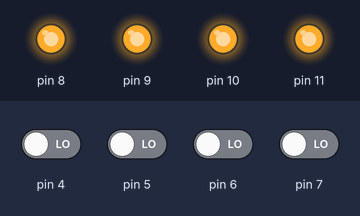
The program below on a simulated Arduino Uno, built with avr-gcc and run on an emulated ATmega328P. Shown: output pins drawn as LEDs (lit = HIGH). The inputs (shaded band) are chosen by the test bench; at power-on: pin 4–7 LOW.

Above: at 0.8 s.
0.9 s: pin 4 driven HIGH
At 1.4 s:
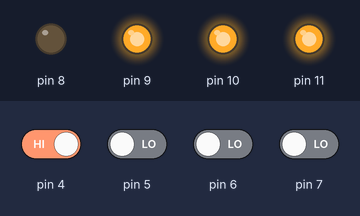
2.4 s: pin 5 driven HIGH
At 3.6 s:
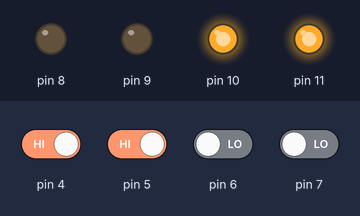
3.9 s: pin 6 driven HIGH
At 4.8 s:
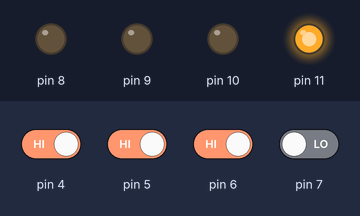
5.4 s: pin 7 driven HIGH
At 6.0 s:
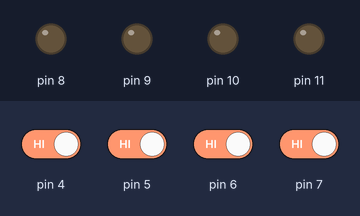
6.9 s: pin 4 driven LOW
At 8.1 s:
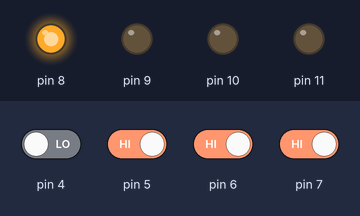
8.4 s: pin 5 driven LOW
At 9.5 s:
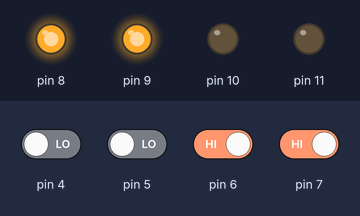
Timing chart, 0 to 10.9 s (numbered marks = the images above; inputs shaded):
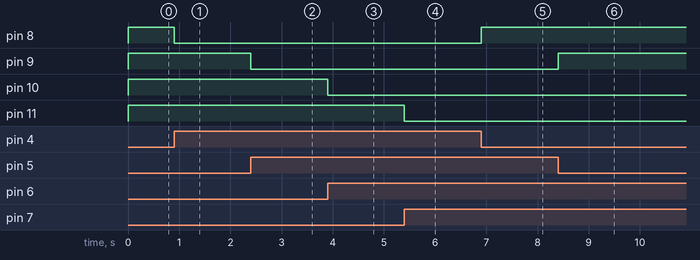

Measured:
- after the input at 0.9 s, pin 8: HIGH → LOW at once
- after the input at 2.4 s, pin 9: HIGH → LOW at once
- after the input at 3.9 s, pin 10: HIGH → LOW at once
- after the input at 5.4 s, pin 11: HIGH → LOW at once
- after the input at 6.9 s, pin 8: LOW → HIGH at once
- after the input at 8.4 s, pin 9: LOW → HIGH at once

The program:

main.cpp
```cpp
#include <Arduino.h>

#define bot1 ((PIND >> 4) & 0x01)
#define bot2 ((PIND >> 5) & 0x01)
#define bot3 ((PIND >> 6) & 0x01)
#define bot4 ((PIND >> 7) & 0x01)

#define prender(PORT, PIN) (PORT |= 1 << PIN)
#define apagar(PORT, PIN) (PORT &= ~(1 << PIN))

int main(){
  DDRD &= 0x0F;
  DDRB |= 0x0F;

  while(1){
    if (bot1==0)
    {
      prender(PORTB,0);
    }
    else{
     apagar(PORTB,0);
    }

    if (bot2==0)
    {
      prender(PORTB,1);
    }
    else{
    apagar(PORTB,1);

    }

    if (bot3==0)
    {
      prender(PORTB,2);
    }
    else{
    apagar(PORTB,2);
    }

    if (bot4==0)
    {
      prender(PORTB,3);
    }
    else{
    apagar(PORTB,3);
    }
  }
}
```
